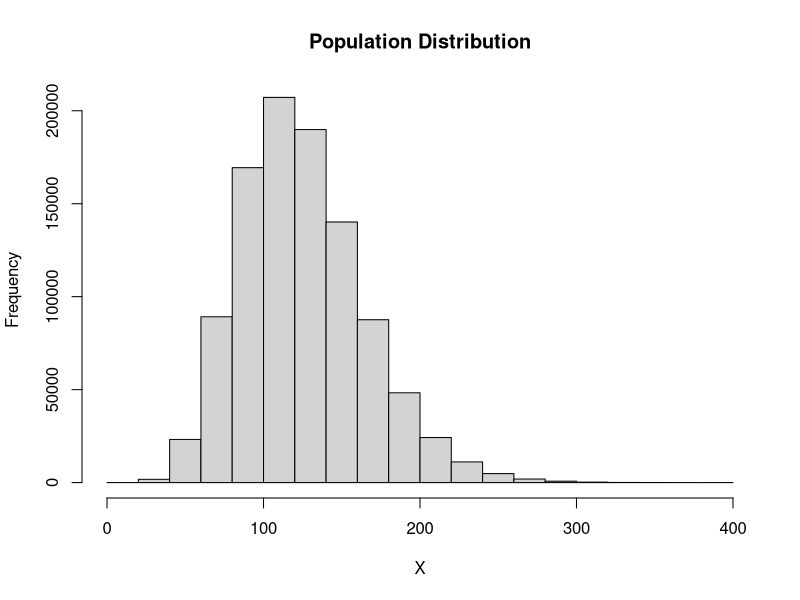
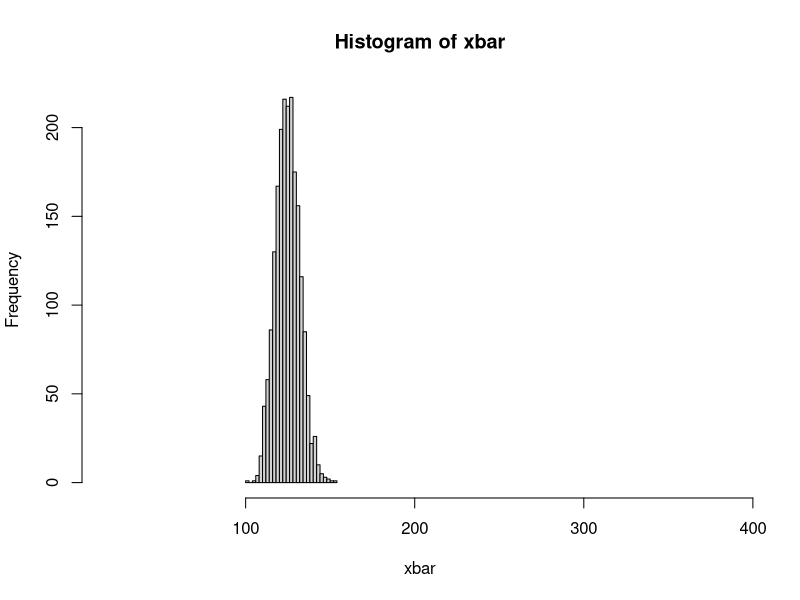
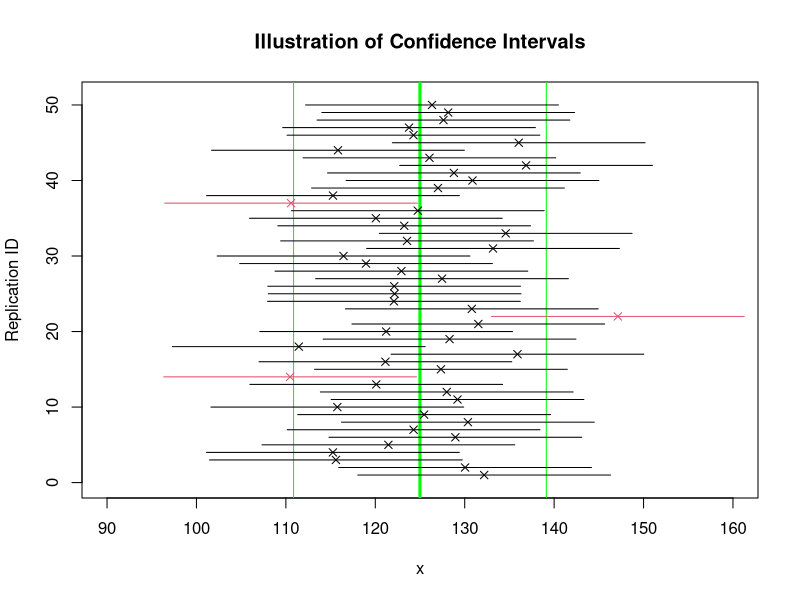

Recreate these plots in R, in order.

#' ---
#' title: "Introduction to Statistical Methods"
#' subtitle: "Confidence Interval"
#' author: "Longhai Li"
#' date: "September 2019"
#' output: 
#'    html_document:
#'        toc: true
#'        number_sections: true
#'        highlight: tango
#'        fig_width: 10
#'        fig_height: 8
#' ---

#' # Generate a population data
#'
X <- rgamma (1000000, 10, .08)
# use another sample
# X <- rbinom (100000, 1, 0.3)

mu <- mean (X) # population mean
mu
sigma <- sd (X) # population sd
sigma
hist (X, main = "Population Distribution")

#' # Draw sample of sample mean
#' 
n <- 30
n_rep <- 2000
CI_rep <- matrix (0, n_rep, 3) 

xbar <- replicate (n_rep, mean(sample (X, size = n, replace = T) ) )
data.frame(xbar = xbar[1:50])

#' Look at the distribution of sample mean in comparison with the population
#' 

xbar.hist <- hist (xbar, nclass=20, xlim = range (X))

#' # Find 95% confidence intervals for each sample mean 

# find margin error (me)
alpha <- 0.05
z <- - qnorm (alpha/2) # or using z <- qnorm (alpha/2, lower = F)
me <- z * sigma/sqrt (n)

# find a CI with the first sample
ci <- c(xbar[1] - me, xbar[1] + me)
mu.is.covered <- ci[1] < mu & mu < ci[2] 

# repeat n_rep times
for (i in 1:n_rep)
{
    CI_rep [i,1:2] <- c(xbar[i] - me, xbar[i] + me)
    CI_rep [i, 3] <- CI_rep [i,1] < mu & mu < CI_rep [i,2] 
}

data.frame("true mean"= mu,
           "sample mean"=xbar[1:50], 
           "lower bound" = CI_rep[1:50,1],
           "upper bound" = CI_rep[1:50,2],
           "true mean covered"=CI_rep[1:50,3])

#' # Plot CI 
#' 
n_plot <- 50
rns <- sample (n_rep)
plot (0,0,type = "n", ylab = "Replication ID", xlab = "x",  
      xlim = c(90, 160), #xlim = range (CI_rep[,1:2]),
      ylim = c(0,n_plot+1))
title (main = "Illustration of Confidence Intervals")
abline (v = mu, col = "green", lwd = 3)
abline (v = mu + c(-me, +me), col = "green")
for (i in 1:n_plot)
{
    lines (CI_rep[rns[i],1:2], c(i,i), col =  2 - CI_rep[rns[i], 3] )
    points (xbar[rns[i]], i, pch = 4, col = 2 - CI_rep[rns[i],3])
}

## actual cover rate
mean (CI_rep [,3])

#' # Margin Errors of Proportions
#' 
#' 

p<- seq (0,1, by=0.05)

n<- 1200

data.frame(p=p, me=sqrt(p*(1-p)/n)*1.96)

n<- 2070

data.frame(p=p, me=sqrt(p*(1-p)/n)*1.96)
